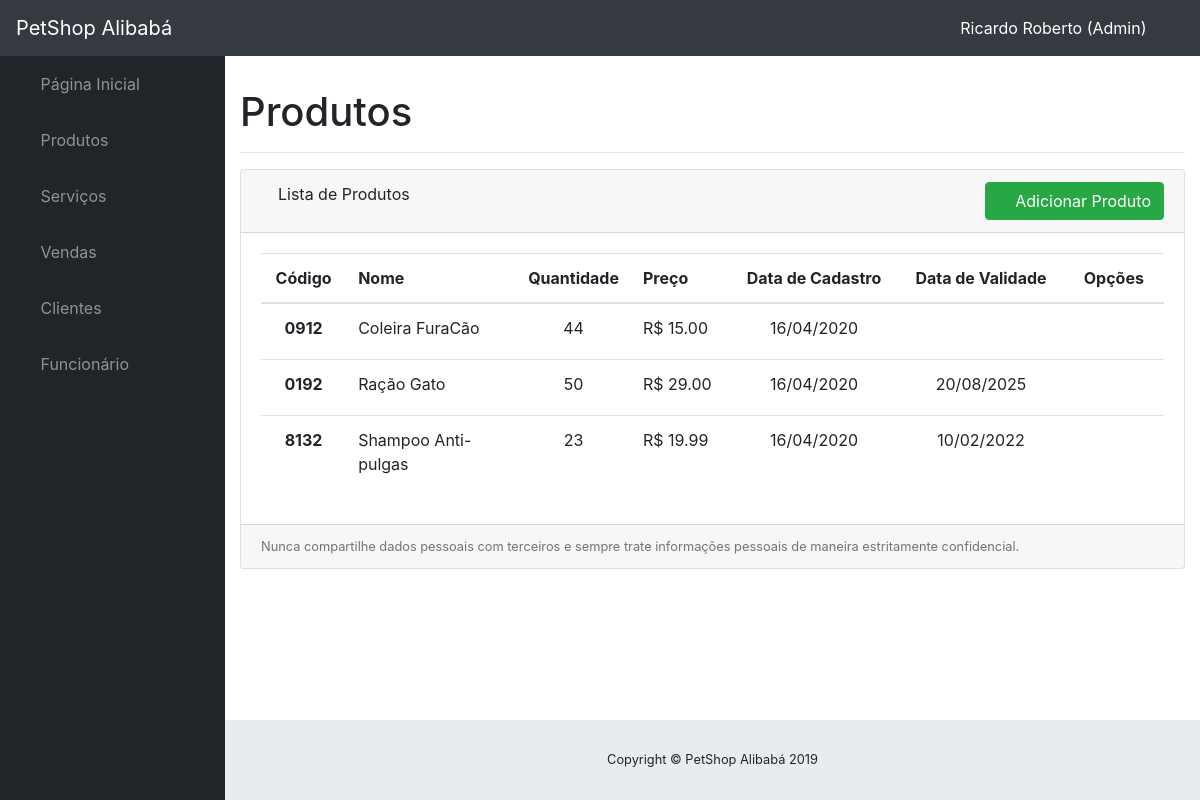
Before: /produtos_servicos/listar_produtos/ (signed in) with the older database file.
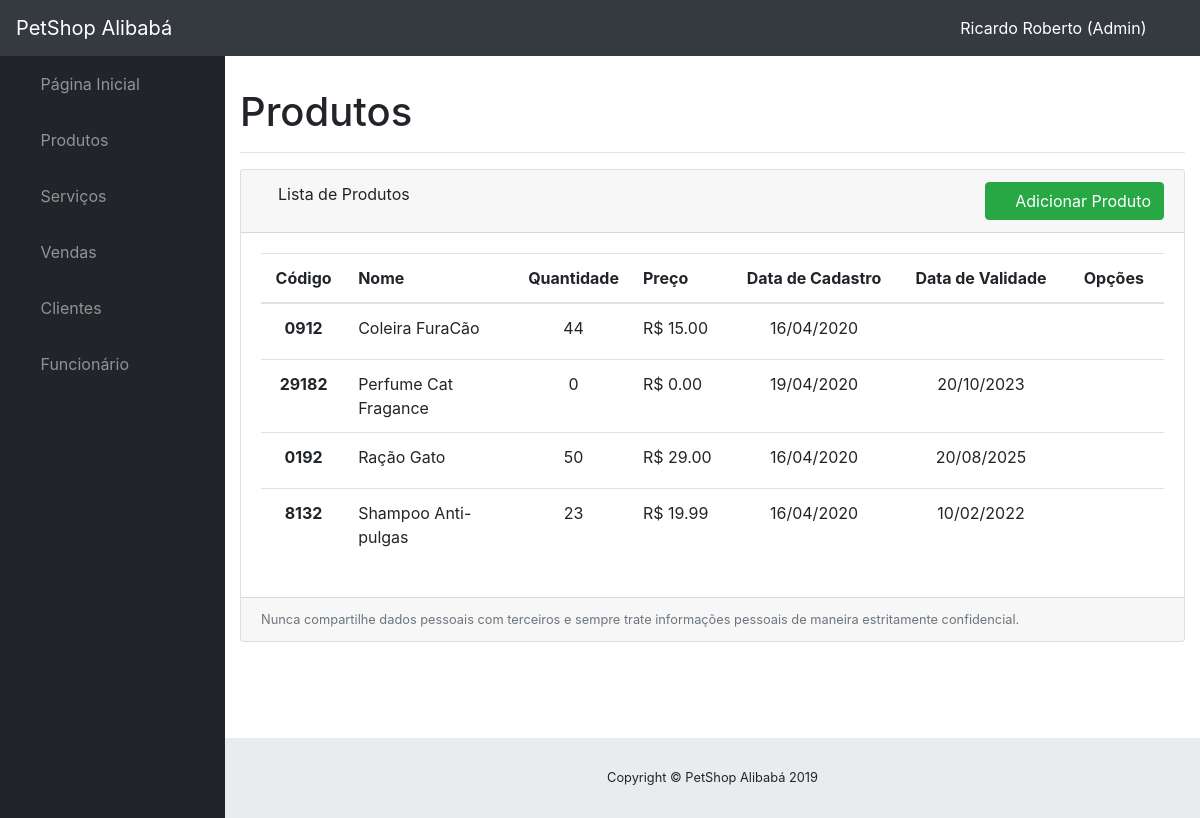
After: the same page with the newer database file.
### itens/models.py (models this page shows, shortened)
class Item(models.Model):
    name = models.CharField('Nome do item', max_length=100, unique=True)
    code = models.CharField('Codigo', max_length=8, unique=True, null=False)
    created_at = models.DateField('Cadastrado em', auto_now_add=True)
    quantity = models.IntegerField('Quantidade', blank=True, default=0)
    description = models.TextField('Descriçao do item', blank=True)
    price_of_sale = models.DecimalField('Preço de venda', validators=[MinValueValidator(0)], max_digits=8, decimal_places=2, blank=False, default=0, null=False)
    price_of_buy = models.DecimalField('Preço de compra', validators=[MinValueValidator(0)], max_digits=8, decimal_places=2, blank=True, default=0, null=False)
    expiration_date = models.DateField('Data de validade', blank=True, null=True)
    category = models.CharField('Categoria', max_length=8, blank=False, null=False, choices=(('S', 'Serviço'), ('P', 'Produto')))
    objects = ItemManager()
    class Meta:
        verbose_name = 'Item'
        verbose_name_plural = 'Itens'
        ordering = ['name']

### itens/views.py (the view)
# urls.py: path('listar_produtos/', views.produto_list, name='produto_list'),
@login_required(login_url='/')
def produto_list(request):
    produtos = Item.objects.filter(category='P')
    template_name = 'produtos/produto_list.html'
    return render(request, template_name, {'produtos': produtos})

### itens/templates/produtos/produto_list.html (shortened to what this page needs)
{% extends 'base.html' %}
{% block content %}
    <div id="content-wrapper">
        <div class="container-fluid">
        <h1>Produtos</h1>
        <hr>
        <div class="card mb-3">
          <div class="card-header">
            <i class="fas fa-table"></i>
            Lista de Produtos
            <div class="float-right float-sm-right float-md-right float-lg-right float-xl-right">
                <a href="{% url 'produto_create' %}" class="btn btn-success btn-icon-split ">
                <span class="icon text-white-50">
                  <i class="fas fa-plus"></i>
                </span>
                <span class="text">Adicionar Produto</span>
                </a>
            </div>
        </div>
          <div class="card-body">
            <div class="table-responsive">
              <table class="table table-hover" id="dataTable" width="100%" cellspacing="0">
                <thead>
                  <tr>
                    <th><center>Código</center></th>
                    <th width="170">Nome</th>
                    <th width="100"><center>Quantidade</center></th>
                    <th>Preço</th>
                    <th><center>Data de Cadastro</center></th>
                    <th><center>Data de Validade</center></th>
                    <th><center>Opções</center></th>
                  </tr>
                </thead>
                <tbody>
                {% for produto in produtos %}
                  <tr>
                    <th><center>{{ produto.code }}</center></th>
                    <td width="170">{{ produto.name }}</td>
                    <td><center>{{ produto.quantity }}</center></td>
                    <td>R$ {{ produto.price_of_sale }}</td>
                    <td><center>{{ produto.created_at | date:"d/m/Y" }}</center></td>
                    <td><center>{{ produto.expiration_date | date:"d/m/Y" }}</center></td>
                    <td>
                        <center>
                        <a title="editar" href="{% url 'produto_update' produto.pk %}" class="btn btn-circle btn-sm"><i class="fas fa-edit"></i></a>
                        <a title="excluir" class="btn btn-sm ml-2"><i class="fas fa-trash" data-toggle="modal" data-target="#excluirProduto{{produto.id}}"></i></a>
                        </center>
                    </td>
                  </tr>
                {% endfor %}
                </tbody>
              </table>
            </div>
          </div>
        <div class="card-footer small text-muted">Nunca compartilhe dados pessoais com terceiros e sempre trate informações pessoais de maneira estritamente confidencial.</div>
        </div>
        </div>
    </div>
{% endblock %}

Changed rows visible on the page:
added Item: code "29182", name "Perfume Cat Fragance", quantity "0", price_of_sale "0.00", created_at "19/04/2020", expiration_date "20/10/2023"
